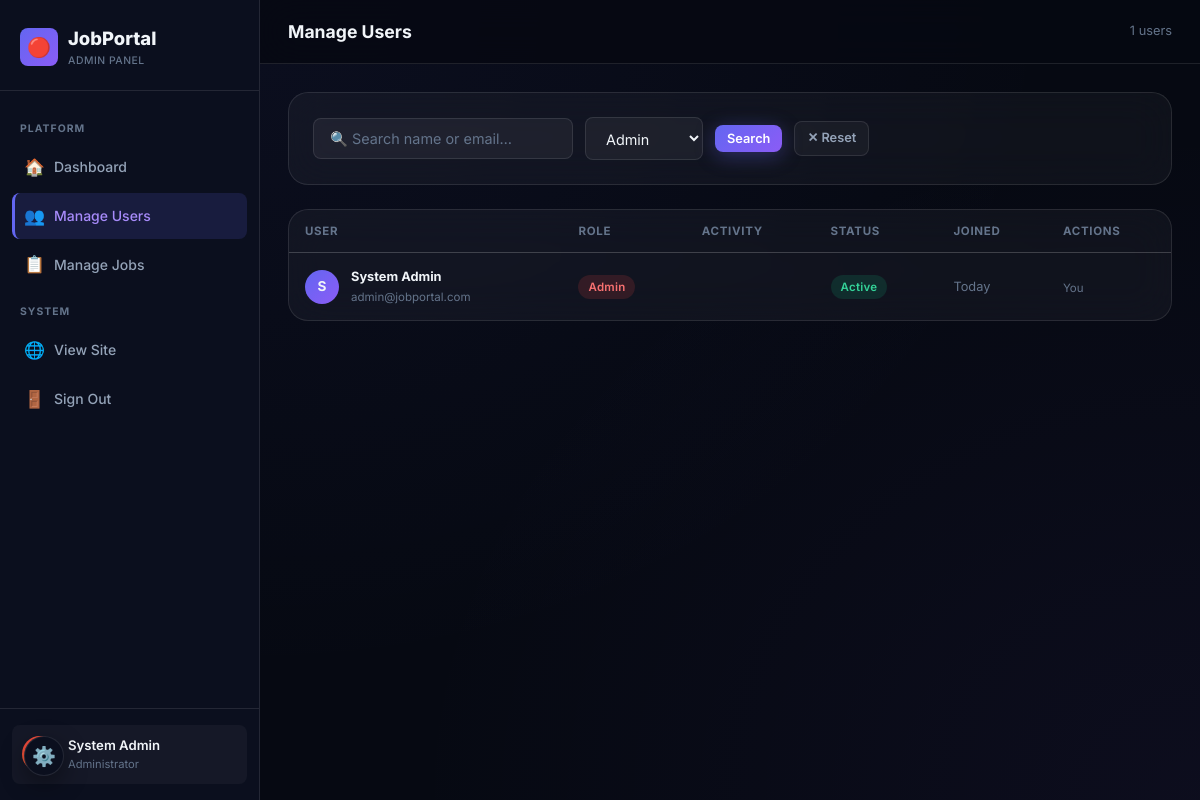
Screenshot of /admin/users.php?role=admin (signed in) with the database file from the repository.
### tables this page shows
CREATE TABLE IF NOT EXISTS users (
    id              INT AUTO_INCREMENT PRIMARY KEY,
    name            VARCHAR(100)  NOT NULL,
    email           VARCHAR(150)  UNIQUE NOT NULL,
    password_hash   VARCHAR(255)  NOT NULL,
    role            ENUM('student','employer','admin') NOT NULL DEFAULT 'student',
    phone           VARCHAR(20),
    location        VARCHAR(100),
    bio             TEXT,
    skills          TEXT,
    experience_level ENUM('fresher','junior','mid','senior') DEFAULT 'fresher',
    resume_path     VARCHAR(255),
    company_name    VARCHAR(150),
    company_website VARCHAR(255),
    company_size    VARCHAR(50),
    industry        VARCHAR(100),
    profile_pic     VARCHAR(255),
    is_active       TINYINT(1)    NOT NULL DEFAULT 1,
    created_at      TIMESTAMP     DEFAULT CURRENT_TIMESTAMP,
    updated_at      TIMESTAMP     DEFAULT CURRENT_TIMESTAMP ON UPDATE CURRENT_TIMESTAMP
);

### auth.php (called while the page is built, shortened)
<?php
function e(string $str): string {
    return htmlspecialchars($str, ENT_QUOTES | ENT_SUBSTITUTE, 'UTF-8');
}
function time_ago(string $datetime): string {
    $now  = new DateTime();
    $past = new DateTime($datetime);
    $diff = $now->diff($past);
    if ($diff->days === 0) return 'Today';
    return round($diff->days / 365) . ' years ago';
}
?>

### admin/users.php (the view, shortened to what this page needs)
<?php
require_once __DIR__ . '/../config.php';
require_once __DIR__ . '/../auth.php';
$uid = $_SESSION['user_id'];
$me  = $pdo->prepare("SELECT * FROM users WHERE id=?"); $me->execute([$uid]); $me=$me->fetch();
$role   = $_GET['role'] ?? '';
$search = trim($_GET['q'] ?? '');
$sql = "SELECT u.*, (SELECT COUNT(*) FROM applications WHERE student_id=u.id) AS app_count,
        (SELECT COUNT(*) FROM jobs WHERE employer_id=u.id) AS job_count
        FROM users u WHERE 1=1";
$params = [];
if ($role)   { $sql .= " AND u.role=?"; $params[]=$role; }
$sql .= " ORDER BY u.created_at DESC";
$stmt = $pdo->prepare($sql); $stmt->execute($params); $users=$stmt->fetchAll();
?>
<!DOCTYPE html>
<html lang="en">
<head>
  <link rel="stylesheet" href="../assets/style.css">
</head>
<body>
<div class="app-shell">
<aside class="sidebar" id="sidebar">
  <div class="sidebar-brand">
    <div class="brand-icon">🔴</div>
    <div><div class="brand-name">JobPortal</div><div class="brand-tag">ADMIN PANEL</div></div>
  </div>
  <nav class="sidebar-nav">
    <div class="nav-section-label">Platform</div>
    <a class="nav-item" href="dashboard.php"><span class="icon">🏠</span> Dashboard</a>
    <a class="nav-item active" href="users.php"><span class="icon">👥</span> Manage Users</a>
    <a class="nav-item" href="jobs.php"><span class="icon">📋</span> Manage Jobs</a>
    <div class="nav-section-label">System</div>
    <a class="nav-item" href="../index.php"><span class="icon">🌐</span> View Site</a>
    <a class="nav-item" href="../logout.php"><span class="icon">🚪</span> Sign Out</a>
  </nav>
  <div class="sidebar-footer">
    <div class="user-info">
      <div class="avatar" style="background:linear-gradient(135deg,#ef4444,#f97316);"><?=mb_strtoupper(mb_substr($me['name'],0,1))?></div>
      <div><div class="user-name"><?=e($me['name'])?></div><div class="user-role">Administrator</div></div>
    </div>
  </div>
</aside>
<main class="main-content">
  <div class="topbar">
    <div class="topbar-left">
      <h1 class="page-title">Manage Users</h1>
    </div>
    <div class="topbar-right">
      <span class="text-muted text-sm"><?=count($users)?> users</span>
    </div>
  </div>
  <div class="page-content">
    <div class="card card-p mb-24 animate-in">
      <form method="GET" class="d-flex gap-12 align-center flex-wrap">
        <input name="q" type="text" class="form-control" style="max-width:260px;" placeholder="🔍 Search name or email…" value="<?=e($search)?>">
        <select name="role" class="form-control" style="width:auto;" onchange="this.form.submit()">
          <?php foreach(['student','employer','admin'] as $r): ?>
            <option value="<?=$r?>" <?=$role===$r?'selected':''?>><?=ucfirst($r)?></option>
          <?php endforeach; ?>
        </select>
        <button type="submit" class="btn btn-primary btn-sm">Search</button>
        <?php if($role||$search): ?><a href="users.php" class="btn btn-ghost btn-sm">✕ Reset</a><?php endif; ?>
      </form>
    </div>
    <div class="card animate-in animate-delay-1">
      <div class="table-wrap">
        <table class="data-table">
          <thead>
            <tr><th>User</th><th>Role</th><th>Activity</th><th>Status</th><th>Joined</th><th>Actions</th></tr>
          </thead>
          <tbody>
          <?php foreach($users as $u): ?>
          <tr>
            <td>
              <div class="d-flex align-center gap-12">
                <div class="avatar" style="width:34px;height:34px;font-size:0.85rem;flex-shrink:0;">
                  <?=mb_strtoupper(mb_substr($u['name'],0,1))?>
                </div>
                <div>
                  <div class="font-bold text-sm"><?=e($u['name'])?></div>
                  <div class="text-xs text-muted"><?=e($u['email'])?></div>
                </div>
              </div>
            </td>
            <td>
              <?php $rc=['student'=>'badge-blue','employer'=>'badge-indigo','admin'=>'badge-red']; ?>
              <span class="badge <?=$rc[$u['role']]??'badge-gray'?>"><?=ucfirst($u['role'])?></span>
            </td>
            <td class="text-sm text-muted">
            </td>
            <td>
              <span class="badge <?=$u['is_active']?'badge-green':'badge-red'?>">
                <?=$u['is_active']?'Active':'Disabled'?>
              </span>
            </td>
            <td class="text-muted text-sm"><?=time_ago($u['created_at'])?></td>
            <td>
              <?php if($u['id'] !== $uid): ?>
              <div class="d-flex gap-8">
                <?php if($u['is_active']): ?>
                  <form method="POST" onsubmit="return confirm('Deactivate this user?')">
                    <input type="hidden" name="action" value="deactivate">
                    <input type="hidden" name="target_id" value="<?=$u['id']?>">
                    <button class="btn btn-ghost btn-sm" style="color:var(--warning);">⏸ Disable</button>
                  </form>
                <?php else: ?>
                  <form method="POST">
                    <input type="hidden" name="action" value="activate">
                    <input type="hidden" name="target_id" value="<?=$u['id']?>">
                    <button class="btn btn-success btn-sm">▶ Enable</button>
                  </form>
                <?php endif; ?>
                <form method="POST" onsubmit="return confirm('Permanently delete this user and all their data?')">
                  <input type="hidden" name="action" value="delete">
                  <input type="hidden" name="target_id" value="<?=$u['id']?>">
                  <button class="btn btn-danger btn-sm">🗑</button>
                </form>
              </div>
              <?php else: ?>
                <span class="text-xs text-muted">You</span>
              <?php endif; ?>
            </td>
          </tr>
          <?php endforeach; ?>
          </tbody>
        </table>
      </div>
    </div>
  </div>
</main>
</div>
</body>
</html>

### rows the page displays
users: name "System Admin", name "S", email "admin@jobportal.com", role "Admin", is_active "Active", created_at "Today", shows "You"

### other values shown
count($users) "1"
form field role "Admin"
